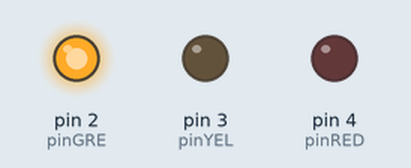
Simulated run of this sketch. Board: Arduino Uno, built with avr-gcc and run on an emulated ATmega328P. On the bench: output pins drawn as LEDs (lit = HIGH).

Above: at 1.0 s.
At 2.5 s:
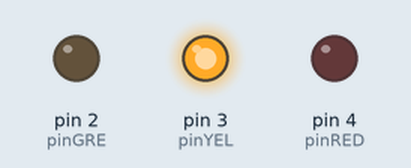
At 5.0 s:
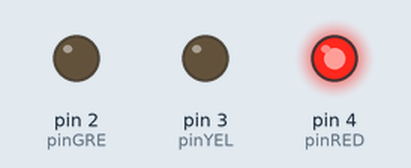
Timing chart, 0 to 9.1 s (numbered marks = the images above):
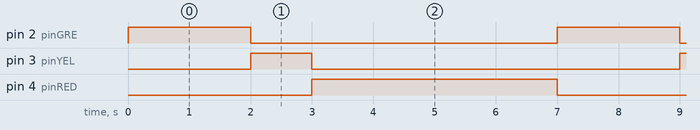

Measured:
- by itself, pin 2 (pinGRE): alternates HIGH for 2.0 s and LOW for 5.0 s
- by itself, pin 3 (pinYEL): alternates HIGH for 1.0 s and LOW for 6.0 s
- by itself, pin 4 (pinRED): alternates HIGH for 4.0 s and LOW for 3.0 s

The sketch:

epic_elzing_habbi1.ino
```cpp
const int pinRED = 4, pinYEL = 3, pinGRE = 2;
void setup()
{
  for(int p = 2; p <= 4; p++){
  pinMode(p, OUTPUT);
  }
}

void loop()
{
  for(int p = 2; p <= pinRED; p++){
  	digitalWrite(p, HIGH);
    if(p==pinGRE){
      digitalWrite(pinRED, LOW);
    }
    else{
    	digitalWrite(p-1, LOW);
    }
   	switch(p){
     	case pinGRE:
      		delay(2000);
      	break;
      	case pinYEL:
      		delay(1000);
      	break;
      	case pinRED:
      		delay(4000);
      	break;
    }
  }
}
```
